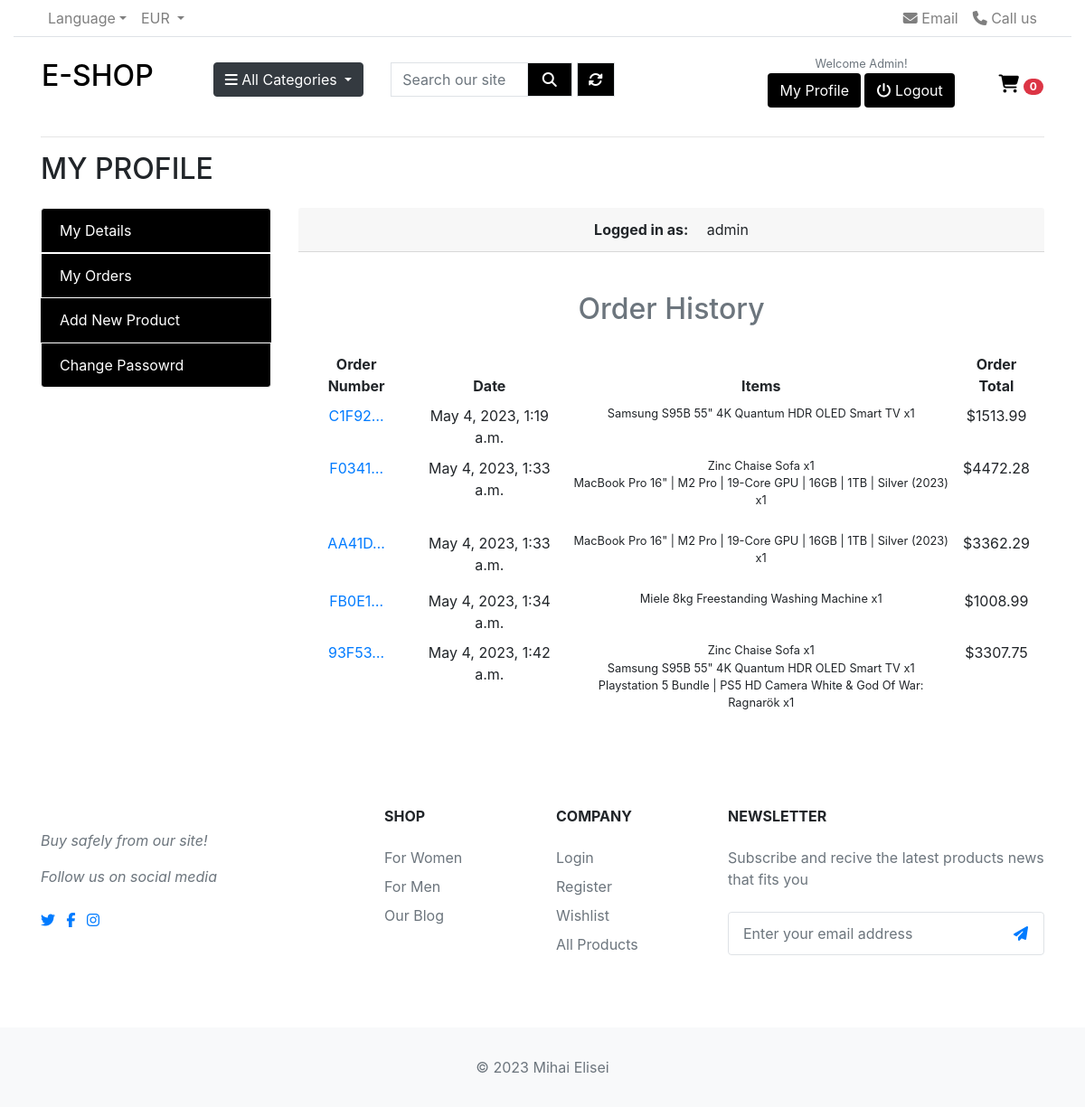
Screenshot of /profile/my_orders/ (signed in) with the database file from the repository.
### checkout/models.py (models this page shows, shortened)
class Order(models.Model):
    order_number = models.CharField(max_length=32, null=False, editable=False)
    user_profile = models.ForeignKey(UserProfile, on_delete=models.SET_NULL,
                                     null=True, blank=True, related_name='orders')
    full_name = models.CharField(max_length=50, null=False, blank=False)
    email = models.EmailField(max_length=254, null=False, blank=False)
    phone_number = models.CharField(max_length=20, null=False, blank=False)
    country = CountryField(blank_label='Country *',
                           null=False, blank=False, default='Ireland')
    postcode = models.CharField(max_length=20, null=True, blank=True)
    town_or_city = models.CharField(max_length=40, null=False, blank=False)
    street_address1 = models.CharField(max_length=80, null=False, blank=False)
    street_address2 = models.CharField(max_length=80, null=True, blank=True)
    county = models.CharField(max_length=80, null=True, blank=True)
    date = models.DateTimeField(auto_now_add=True)
    delivery_cost = models.DecimalField(max_digits=6, decimal_places=2,
                                        null=False, default=0)
    vat = models.DecimalField(max_digits=6, decimal_places=2,
                              null=False, default=0)
    order_total = models.DecimalField(max_digits=10, decimal_places=2,
                                      null=False, default=0)
    grand_total = models.DecimalField(max_digits=10, decimal_places=2,
                                      null=False, default=0)
    original_cart = models.TextField(null=False, blank=False, default='')
    stripe_pid = models.CharField(
        max_length=254, null=False, blank=False, default='')

class OrderLineItem(models.Model):
    order = models.ForeignKey(Order, null=False, blank=False,
                              on_delete=models.CASCADE,
                              related_name='lineitems')
    product = models.ForeignKey(Product, null=False, blank=False,
                                on_delete=models.CASCADE)
    product_variation = models.CharField(max_length=100, null=True,
                                         blank=True)
    quantity = models.IntegerField(null=False, blank=False, default=0)
    lineitem_total = models.DecimalField(max_digits=6, decimal_places=2,
                                         null=False, blank=False,
                                         editable=False)

### products/models.py (models this page shows, shortened)
class Product(models.Model):
    category = models.ForeignKey('Category', null=True, blank=True,
                                 on_delete=models.SET_NULL)
    name = models.CharField(max_length=254, unique=True)
    slug = models.SlugField(max_length=254, unique=True)
    description = models.TextField()
    stock = models.IntegerField()
    is_available = models.BooleanField(default=True)
    price = models.DecimalField(max_digits=8, decimal_places=2)
    rating = models.DecimalField(max_digits=6, decimal_places=2, null=True,
                                 blank=True)
    image_url = models.URLField(max_length=1024, null=True, blank=True)
    image = models.ImageField(null=True, blank=True)
    created_date = models.DateTimeField(auto_now_add=True)
    updated_date = models.DateTimeField(auto_now=True)

### profiles/views.py (the view)
# urls.py: path('my_orders/', views.my_orders, name='my_orders'),
@login_required
def my_orders(request):
    profile = get_object_or_404(UserProfile, user=request.user)
    orders = profile.orders.all()
    template = 'profiles/my_orders.html'
    context = {
        'orders': orders,
    }
    return render(request, template, context)

### cart/contexts.py (called while the page is built)
def counter(request):
    cart_count = 0
    if 'admin' in request.path:
        return {}
    else:
        try:
            cart = Cart.objects.filter(cart_id=_cart_id(request))
            cart_items = CartItem.objects.all().filter(cart=cart[:1])
            for cart_item in cart_items:
                cart_count += cart_item.quantity
        except Cart.DoesNotExist:
            cart_count = 0
    return dict(cart_count=cart_count)

### cart/views.py (called while the page is built)
def _cart_id(request):
    cart = request.session.session_key  # Get the session id
    if not cart:
        cart = request.session.create()
    return cart

### products/contexts.py (called while the page is built)
def category_links(request):
    categories = Category.objects.all()
    return dict(categories=categories)

### products/models.py (called while the page is built)
    def get_url(self):
        return reverse('products_by_category', args=[self.slug])

### profiles/templates/profiles/my_orders.html
{% extends 'base.html' %}
{% load static %}
{% block extra_css %}
<link rel="stylesheet" href="{% static 'profiles/css/profiles.css' %}">
{% endblock %}
{% block content %}
<div class="container">
    <div class="row">
        <div class="col">
            <hr>
            <h2 class="logo-font mb-4">My Profile</h2>
        </div>
    </div>
    <div class="row">
        <div class="col-md-3">
            <ul class="list-group">
                <a class="list-group-item active text-white bg-black" href="{% url 'profiles' %}"
                    style="border: 1px solid #fff;">
                    My Details </a>
                <a class="list-group-item text-white bg-black" href="{% url 'my_orders' %}"
                    style="border: 1px solid #fff;"> My Orders </a>
                {% if request.user.is_superuser %}
                <a href="{% url 'add_product' %}" class="list-group-item text-white bg-black">Add New Product</a>
                {% endif %}
                <a class="list-group-item text-white bg-black" href="{% url 'account_change_password' %}"
                    style="border: 1px solid #fff;"> Change Passowrd
                </a>
            </ul>
            <br>
        </div>
        <div class="col-md-9">
            <div style="text-align: center;">
                <header class="card-header">
                    <strong class="d-inline-block mr-3">Logged in as: </strong>
                    <span>{{user.username}}</span>
                </header>
                <div class="card-body">
                    <div class="row">
                        <h2 class="text-muted mx-auto my-4">Order History</h2>
                        <div class="order-history table-responsive">
                            <table class="table table-sm table-borderless">
                                <thead>
                                    <tr>
                                        <th>Order Number</th>
                                        <th>Date</th>
                                        <th>Items</th>
                                        <th>Order Total</th>
                                    </tr>
                                </thead>
                                <tbody>
                                    {% for order in orders %}
                                    <tr>
                                        <td>
                                            <a href="{% url 'order_history' order.order_number %}"
                                                title="{{ order.order_number }}">
                                                {{ order.order_number|truncatechars:6 }}
                                            </a>
                                        </td>
                                        <td>{{ order.date }}</td>
                                        <td>
                                            <ul class="list-unstyled">
                                                {% for item in order.lineitems.all %}
                                                <li class="small">
                                                    {{ item.product.name }} x{{ item.quantity }}
                                                </li>
                                                {% endfor %}
                                            </ul>
                                        </td>
                                        <td>${{ order.grand_total }}</td>
                                    </tr>
                                    {% endfor %}
                                </tbody>
                            </table>
                        </div>
                    </div>
                </div>
            </div>
        </div>
    </div>
</div>
{% endblock %}

### templates/includes/header.html (shortened to what this page needs)
<nav class="navbar p-md-0 navbar-expand-sm navbar-light border-bottom">
    <div class="container">
        <div class="collapse navbar-collapse" id="navbarTop4">
            <ul class="navbar-nav mr-auto">
                <li class="nav-item dropdown">
                    <a href="#" class="nav-link dropdown-toggle" data-toggle="dropdown">Language</a>
                </li>
                <li class="nav-item dropdown">
                    <a href="#" class="nav-link dropdown-toggle" data-toggle="dropdown"> EUR </a>
                </li>
            </ul>
            <ul class="navbar-nav">
                <li><a href="#" class="nav-link"> <i class="fa fa-envelope"></i> Email </a></li>
                <li><a href="#" class="nav-link"> <i class="fa fa-phone"></i> Call us </a></li>
            </ul>
        </div>
    </div>
</nav>
<div class="p-3">
    <div class="container-fluid">
        <div class="row align-items-center">
            <div class="col-lg-2 col-md-4 col-6">
                <a href="{% url 'home' %}" class="main-logo-link">
                    <h2 class="logo-font text-black">E-shop</h3>
                </a>
            </div>
            <div class="col-lg col-sm col-md col-6 flex-grow-0">
                <div class="category-wrap dropdown d-inline-block float-right">
                    <button type="button" class="btn btn-dark dropdown-toggle" data-toggle="dropdown">
                        <i class="fa fa-bars"></i> All Categories
                    </button>
                </div>
            </div>
            <div class="col-lg col-md-4 col-sm-12 col">
                <form method="GET" action="{% url 'products' %}">
                    <div class="input-group">
                        <input class="form-control border border-black rounded-0" type="text" name="q"
                            placeholder="Search our site">
                        <div class="input-group-append">
                            <button class="form-control btn btn-black border border-black rounded-0" type="submit">
                                <span class="icon">
                                    <i class="fas fa-search"></i>
                                </span>
                            </button>
                            <a href="#" class="form-control btn btn-black border border-black rounded-0"
                                style="margin-left: 5px;"><i class="fas fa-sync-alt"></i></a>
                        </div>
                    </div>
                </form>
            </div>
            <div class="col-lg-5 col-sm-6 col-8 order-2 order-lg-3">
                <div class="d-flex justify-content-end mb-3 mb-lg-0">
                    <div class="text-center">
                        <small class="title text-muted">Welcome {{ user.username | capfirst }}!</small>
                        <div>
                            {% if request.user.is_authenticated %}
                            <a href="{% url 'profiles' %}" class="btn btn-md btn-black">My Profile</a>
                            <a href="{% url 'account_logout' %}" class="btn btn-md btn-black"><i
                                    class="fa fa-power-off"></i> Logout</a>
                            {% else %}
                            <a href="{% url 'account_signup' %}" class="btn btn-md btn-black">Register</a>
                            <a href="{% url 'account_login' %}" class="btn btn-md btn-black">Login</a>
                            {% endif %}
                        </div>
                    </div>
                    <a class="{% if grand_total %}text-info font-weight-bold{% else %}text-black{% endif %} ml-5 mt-4"
                        href="{% url 'view_cart' %}">
                        <div class="icon icon-md">
                            <i class="fa fa-shopping-cart text-black" style="font-size: 20px;"></i>
                        </div>
                        <span class="badge badge-pill badge-danger">{{ cart_count }}</span>
                    </a>
                </div>
            </div>
        </div>
    </div>
</div>

### static/css/base.css (style rules this page uses)
html { height: 100%; }
.text-black { color: #000 !important; }
.icon { align-items: center; display: inline-flex; justify-content: center; height: 1.5rem; width: 1.5rem; }
.logo-font { text-transform: uppercase; }
.bg-black { background: #000 !important; }
.btn-black { background: black; color: white; }

### profiles/static/profiles/css/profiles.css (style rules this page uses)
.order-history { max-height: 416px; overflow-y: auto; }

### rows the page displays
Order: order_number "C1F92…", date "May 4, 2023, 1:19 a.m.", grand_total "1513.99"
OrderLineItem: product.name "Samsung S95B 55\" 4K Quantum HDR OLED Smart TV", quantity "1"
Order: order_number "F0341…", date "May 4, 2023, 1:33 a.m.", grand_total "4472.28"
OrderLineItem: product.name "Zinc Chaise Sofa", quantity "1"
OrderLineItem: product.name "MacBook Pro 16\" | M2 Pro | 19-Core GPU | 16GB | 1TB | Silver (2023)", quantity "1"
Order: order_number "AA41D…", date "May 4, 2023, 1:33 a.m.", grand_total "3362.29"
OrderLineItem: product.name "MacBook Pro 16\" | M2 Pro | 19-Core GPU | 16GB | 1TB | Silver (2023)", quantity "1"
Order: order_number "FB0E1…", date "May 4, 2023, 1:34 a.m.", grand_total "1008.99"
OrderLineItem: product.name "Miele 8kg Freestanding Washing Machine", quantity "1"
Order: order_number "93F53…", date "May 4, 2023, 1:42 a.m.", grand_total "3307.75"
OrderLineItem: product.name "Zinc Chaise Sofa", quantity "1"
OrderLineItem: product.name "Samsung S95B 55\" 4K Quantum HDR OLED Smart TV", quantity "1"
OrderLineItem: product.name "Playstation 5 Bundle | PS5 HD Camera White & God Of War: Ragnarök", quantity "1"

### other values shown
{{ user.username | capfirst }} "Admin"
{{ cart_count }} "0"
{{ user.username }} "admin"
